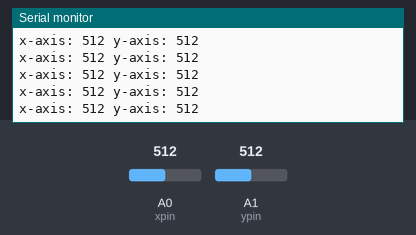
A sketch run on a simulated Arduino Uno, built with avr-gcc and run on an emulated ATmega328P. On the bench: the last lines printed to the serial monitor. Inputs (shaded band) come from the test bench; at power-on: A0 (xpin) = 512, A1 (ypin) = 512.

Above: at 1.2 s.
1.3 s: A0 (xpin) set to 716
At 1.56 s:
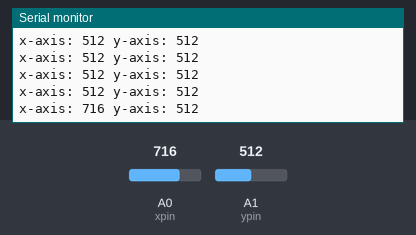
2.8 s: A1 (ypin) set to 716
At 2.97 s:
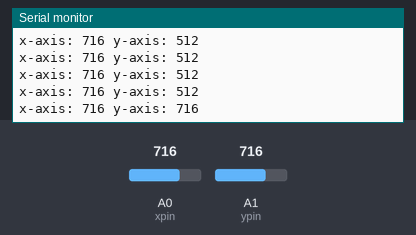
4.3 s: A0 (xpin) set to 900
At 4.37 s:
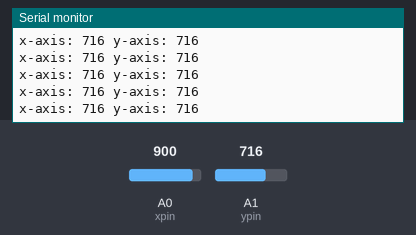
5.8 s: A1 (ypin) set to 900
At 5.98 s:
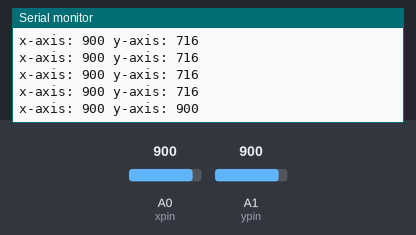
Timing chart, 0 to 8.3 s (numbered marks = the images above; inputs shaded):
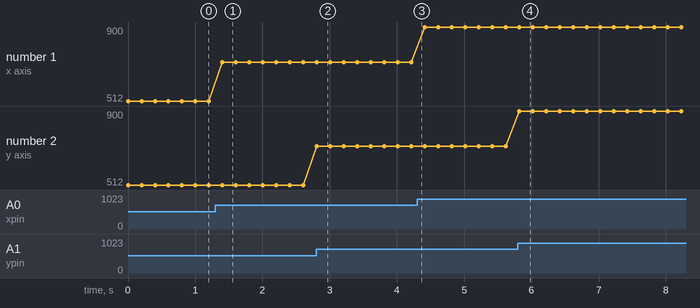

The sketch:

04.joystick_setup_1st_attempt.ino
```cpp
// Joystick Setup, First Attempt
// 2023.dec17 sun 0821mf

int xpin = A0;
int ypin = A1;
int dt = 200;    // dt means delayTime

void setup() {
  pinMode(xpin, INPUT);
  pinMode(ypin, INPUT);
  Serial.begin(9600);
}

void loop() {
  Serial.print("x-axis: ");
  Serial.print(analogRead(xpin));
  Serial.print(" y-axis: ");
  Serial.println(analogRead(ypin));
  delay(dt);
}
```

Measured:
- after the input at 1.3 s, the serial monitor: prints a new line after 0.11 s (image 1)
- after the input at 2.8 s, the serial monitor: prints a new line at once (image 2)
- after the input at 5.8 s, the serial monitor: prints a new line at once (image 4)
- plotted number 1: 512 → 716 after the input at 1.3 s, 716 → 900 after the input at 4.3 s
